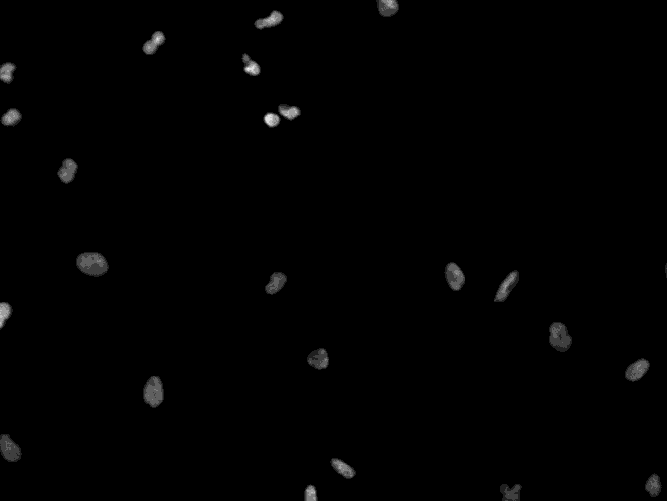
#> input picture Data/data_for_ilastik/idr0028_003003-10_C1.tif, 667 x 501 px
$ jupyter execute --allow-errors counting_objects_with_LLMs.ipynb
#> lines starting #> are read from the running program, lines starting #| are printed output that depends on the picture; after the words box and inside, x2 and y2 are one past the last pixel; in counts of white or black regions, pixels touching at a corner belong together
# Counting objects with LLMs

---
*Introduction to Image Analysis Workshop*

*Stefania Marcotti (stefania.marcotti@crick.ac.uk) and Dave Barry (david.barry@crick.ac.uk)*

*Intro to using LLMs for image analysis*

*CC-BY-SA-4.0 license: creativecommons.org/licenses/by-sa/4.0/*

---

In this notebook, we build on earlier work to show how LLMs can be used to count objects in microscopy images.

Below you will see the code provided by a number of different LLMs when given the following prompt and the idridr0028_003003-10_C1.tif image:

"_Can you write me some concise python code, suitable to put in a single cell in a Jupyter notebook, to count the objects in this image, using libraries such as scikit-image and numpy?_"

## Import libraries

[cell 1]
import matplotlib.pyplot as plt
import numpy as np
from scipy import ndimage as ndi
from skimage import color
from skimage import filters, morphology, segmentation, measure, feature
from skimage import io
from skimage.color import rgb2gray
from skimage.filters import gaussian, threshold_otsu
from skimage.measure import label
from skimage.morphology import opening, disk, remove_small_objects
from skimage.segmentation import watershed

## Open images

To get started with our "counting objects" task, the first thing we need to do is to open an image.

[cell 2]
# read .tif file
img = io.imread('../../Data/data_for_ilastik/idr0028_003003-10_C1.tif')
#> img is the input picture: shape (501, 667) uint16; min 0, max 2082, mean 35.1

[cell 3]
# print image type
print('Image type:', type(img))
#| Image type: <class 'numpy.ndarray'>

[cell 4]
# print image dimensions
print('Image dimensions:', img.shape)
#| Image dimensions: (501, 667)

## Count Objects

### GPT-5.5 Instant

[cell 5]
# Smooth + background subtraction
img_smooth = filters.gaussian(img, sigma=2)
bg = filters.gaussian(img, sigma=20)
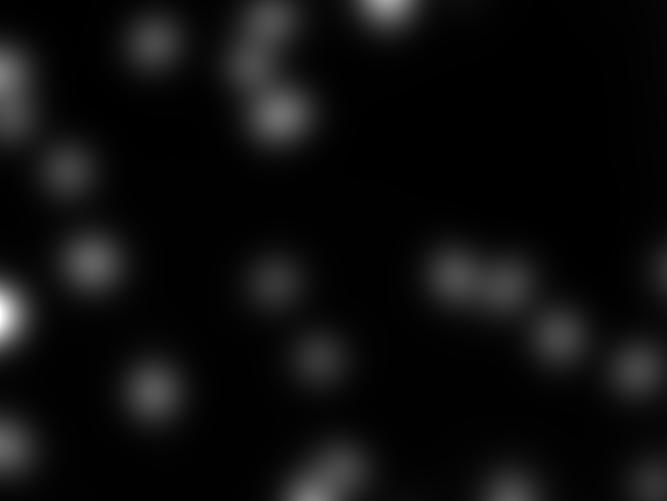
#> bg: shape (501, 667) float64; min 0.000176, max 0.00691, mean 0.000541; drawn with min black and max white
img_corr = img_smooth - bg
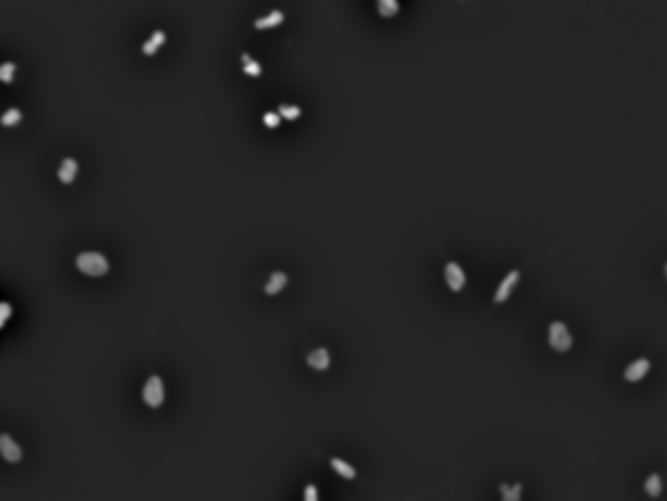
#> img_corr: shape (501, 667) float64; min -0.00399, max 0.0241, mean -5.36e-06; drawn with min black and max white

# Threshold
th = filters.threshold_otsu(img_corr)
#> th = 0.00451
mask = img_corr > th
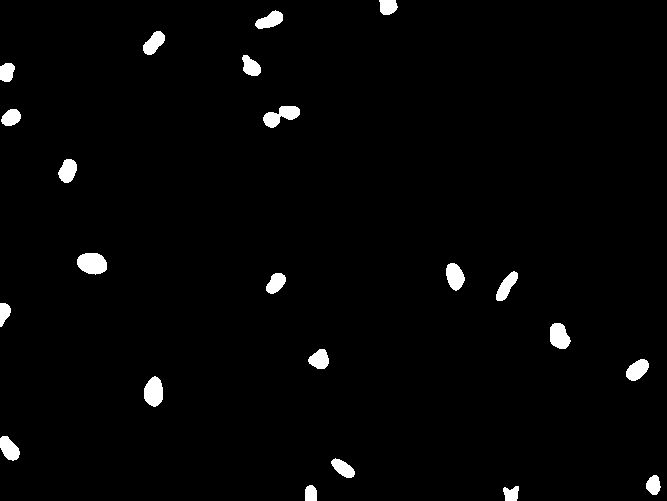
#> mask: shape (501, 667) bool; 2% white; 22 white regions, largest, box (x1, y1, x2, y2) and area: (77, 253, 107, 275) 520, (263, 106, 300, 128) 455, (144, 376, 163, 407) 452

# Clean up
mask = morphology.remove_small_objects(mask, min_size=50)
mask = morphology.remove_small_holes(mask, area_threshold=50)

# Separate touching objects (watershed)
#> (the rest of this cell did not finish here and is left out)

### Claude Opus 4.7

[cell 6]
# Threshold + clean up
binary = img > filters.threshold_otsu(img)
#> binary: shape (501, 667) bool; 2.1% white; 24 white regions (1 under 20 px), largest, box (x1, y1, x2, y2) and area: (76, 252, 108, 276) 577, (143, 376, 163, 407) 473, (549, 322, 571, 351) 445
binary = morphology.remove_small_objects(binary, min_size=50)
#> binary: shape (501, 667) bool; 2.1% white; 23 white regions, largest, box (x1, y1, x2, y2) and area: (76, 252, 108, 276) 577, (143, 376, 163, 407) 473, (549, 322, 571, 351) 444
binary = ndi.binary_fill_holes(binary)

# Label and count
labels = measure.label(binary)
#> labels: shape (501, 667) int32; 24 distinct labels, from 0 to 23
print(f"Number of objects: {labels.max()}")
#| Number of objects: 23

# Quick visual check
fig, ax = plt.subplots(1, 2, figsize=(12, 5))
ax[0].imshow(img, cmap='gray');
ax[0].set_title('Original')
ax[1].imshow(color.label2rgb(labels, bg_label=0));
ax[1].set_title(f'{labels.max()} objects')
for a in ax: a.axis('off')
plt.show()
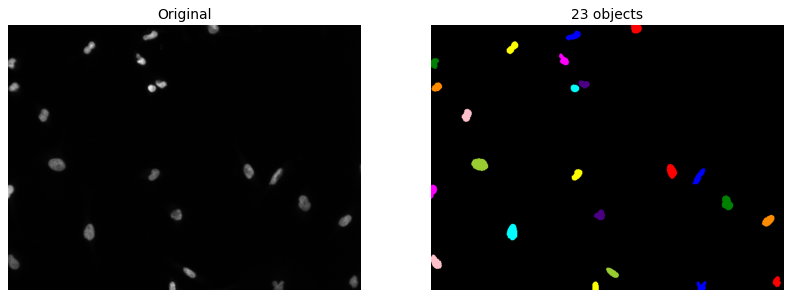
#> figure drawn by matplotlib, 2 panels

### CoPilot Chat (GPT-5)

[cell 7]
# If RGB, convert to grayscale
if img.ndim == 3:
    img = img.mean(axis=2)

# Smooth to reduce noise
img_blur = filters.gaussian(img, sigma=1)

# Threshold (Otsu)
thresh = filters.threshold_otsu(img_blur)
#> thresh = 0.00612
binary = img_blur > thresh
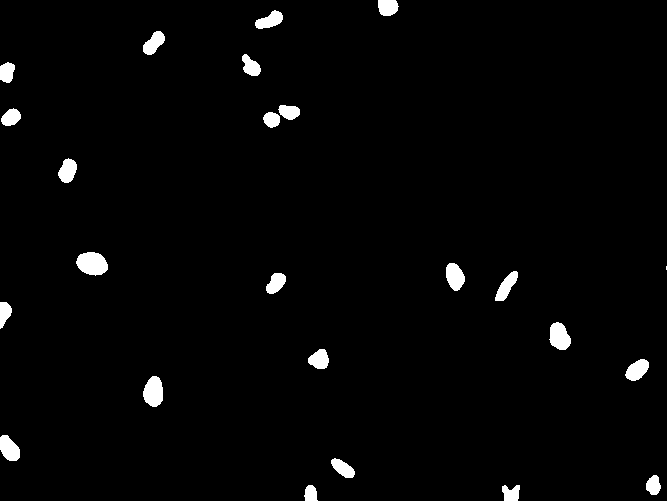
#> binary: shape (501, 667) bool; 2.1% white; 24 white regions (1 under 20 px), largest, box (x1, y1, x2, y2) and area: (76, 252, 108, 276) 577, (143, 376, 163, 407) 479, (549, 322, 571, 350) 448

# Remove small objects (noise)
binary = morphology.remove_small_objects(binary, min_size=50)

# Optional: separate touching objects slightly
binary = morphology.opening(binary, morphology.disk(2))
#> binary: shape (501, 667) bool; 2.1% white; 23 white regions, largest, box (x1, y1, x2, y2) and area: (76, 252, 108, 276) 577, (143, 376, 163, 407) 473, (549, 322, 571, 350) 446

# Label connected regions
labels = measure.label(binary)
#> labels: shape (501, 667) int32; 24 distinct labels, from 0 to 23
count = labels.max()
#> count = 23

print("Object count:", count)
#| Object count: 23

# Visualise
plt.figure(figsize=(10, 5))
plt.subplot(1, 2, 1)
plt.title("Binary")
plt.imshow(binary, cmap='gray')
plt.axis('off')

plt.subplot(1, 2, 2)
plt.title("Labeled")
plt.imshow(labels, cmap='nipy_spectral')
plt.axis('off')

plt.show()

### Mistral Medium 3.5

[cell 8]
# Convert to grayscale if necessary (though the image seems already binary)
gray_image = rgb2gray(img) if img.ndim == 3 else img

# Apply Otsu's thresholding to ensure binary image
thresh = threshold_otsu(gray_image)
#> thresh = 419
binary_image = gray_image > thresh

# Label connected regions
labeled_image = measure.label(binary_image, connectivity=2)
#> labeled_image: shape (501, 667) int32; 25 distinct labels, from 0 to 24

# Count the number of objects
num_objects = np.max(labeled_image)
#> num_objects = 24

print(f"Number of objects: {num_objects}")
#| Number of objects: 24

### Gemini 3

[cell 9]
# 2. Thresholding: Automatically find the cutoff between background and objects
# Using Otsu's method, which handles dark backgrounds well
thresh = filters.threshold_otsu(img)
binary = img > thresh

# 3. Cleanup: Remove tiny noise pixels (artifacts) that aren't real objects
# Adjust 'min_size' if your objects are very small or very large
clean_mask = morphology.remove_small_objects(binary, min_size=5)

# 4. Labeling: Identify distinct clusters of pixels
labels = measure.label(clean_mask)
#> labels: shape (501, 667) int32; 25 distinct labels, from 0 to 24

print(f"Detected {labels.max()} objects in the image.")
#| Detected 24 objects in the image.

# Optional: Visualize the result to verify accuracy

plt.imshow(labels, cmap='nipy_spectral')
plt.show()

## Overall, they do pretty well

But the image they were given is a pretty straightforward one to analyse. What if they were given something more sub-optimal?

[cell 10]
# read .tif file
img = io.imread('../../Data/data_for_ilastik/idr0028_003003-10_C3.tif')
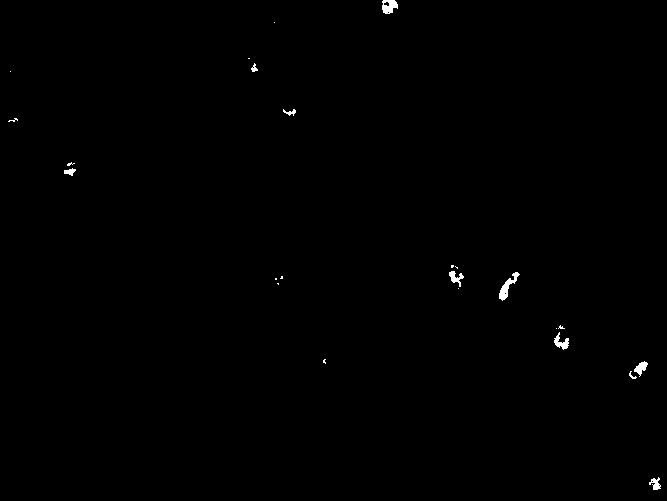
#> input picture Data/data_for_ilastik/idr0028_003003-10_C3.tif, 667 x 501 px
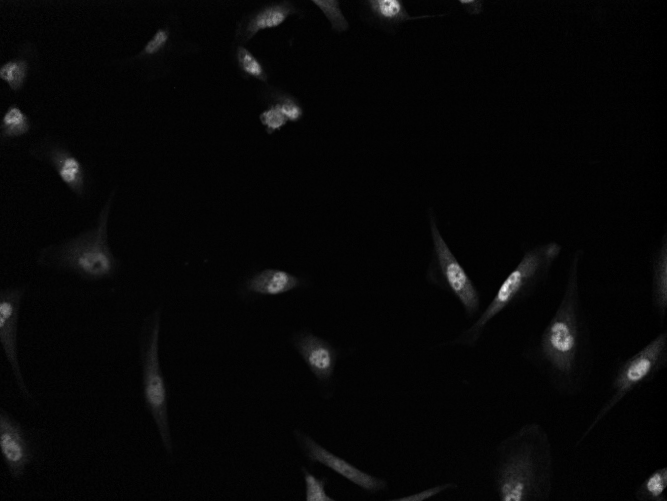
#> img: shape (501, 667) uint16; min 0, max 489, mean 13.7; drawn with min black and max white

### GPT-5.5 Instant

[cell 11]
# Smooth + threshold
img_smooth = gaussian(img, sigma=1)
mask = img_smooth > threshold_otsu(img_smooth)
#> mask: shape (501, 667) bool; 2.8% white; 29 white regions (2 under 20 px), largest, box (x1, y1, x2, y2) and area: (442, 250, 473, 302) 708, (491, 262, 529, 312) 648, (263, 100, 301, 129) 644

# Clean up mask
mask = opening(mask, disk(2))
#> mask: shape (501, 667) bool; 2.8% white; 26 white regions (1 under 20 px), largest, box (x1, y1, x2, y2) and area: (442, 250, 473, 302) 704, (263, 100, 301, 129) 640, (493, 263, 529, 310) 630
mask = remove_small_objects(mask, min_size=50)

# Separate touching objects using watershed
dist = ndi.distance_transform_edt(mask)
local_max = (ndi.maximum_filter(dist, size=15) == dist) & mask
#> local_max: shape (501, 667) bool; 0.02% white in thin lines or dots
markers = label(local_max)
#> markers: shape (501, 667) int32; 31 distinct labels, from 0 to 30
labels = watershed(-dist, markers, mask=mask)
#> labels: shape (501, 667) int32; 31 distinct labels, from 0 to 30

print("Object count:", labels.max())
#| Object count: 30

### Claude Opus 4.7

[cell 12]
# Threshold (Otsu picks a sensible cutoff between background and nuclei)
binary = img > filters.threshold_otsu(img)
#> binary: shape (501, 667) bool; 2.6% white; 48 white regions (23 under 20 px), largest, box (x1, y1, x2, y2) and area: (442, 250, 473, 301) 635, (263, 100, 301, 129) 615, (491, 262, 529, 312) 599

# Clean up: drop specks and fill small holes inside nuclei
binary = morphology.remove_small_objects(binary, min_size=50)
#> binary: shape (501, 667) bool; 2.5% white; 23 white regions, largest, box (x1, y1, x2, y2) and area: (442, 250, 473, 301) 634, (263, 100, 301, 129) 615, (491, 265, 527, 312) 589
binary = morphology.remove_small_holes(binary, area_threshold=50)
#> binary: shape (501, 667) bool; 2.6% white; 23 white regions, largest, box (x1, y1, x2, y2) and area: (442, 250, 473, 301) 649, (263, 100, 301, 129) 616, (491, 265, 527, 312) 589

# Label connected components and count
labels = measure.label(binary)
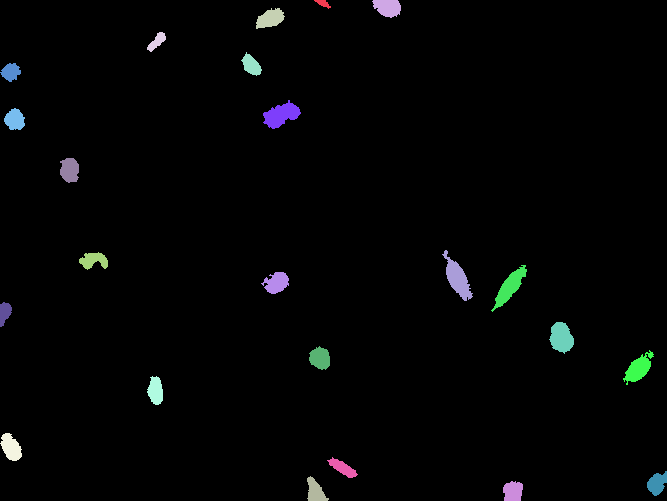
#> labels: shape (501, 667) int32; 24 distinct labels, from 0 to 23; one colour per label, 0 black
n_objects = labels.max()
#> n_objects = 23
print(f"Number of objects: {n_objects}")
#| Number of objects: 23

# Visualize
fig, ax = plt.subplots(1, 3, figsize=(15, 5))
ax[0].imshow(img, cmap='gray');
ax[0].set_title('Original')
ax[1].imshow(binary, cmap='gray');
ax[1].set_title('Binary mask')
ax[2].imshow(labels, cmap='nipy_spectral');
ax[2].set_title(f'{n_objects} objects')
for a in ax: a.axis('off')
plt.show()

### CoPilot Chat (GPT-5)

[cell 13]
# Smooth + threshold
blur = filters.gaussian(img, sigma=1)
th = filters.threshold_otsu(blur)
#> th = 0.00127
bw = blur > th

# Clean up (remove small noise)
bw = morphology.remove_small_objects(bw, min_size=50)
bw = morphology.remove_small_holes(bw, area_threshold=50)

# Label and count objects
labels = measure.label(bw)
#> labels: shape (501, 667) int32; 24 distinct labels, from 0 to 23
count = labels.max()

print(f"Object count: {count}")
#| Object count: 23

# Optional: visualize
plt.figure(figsize=(10, 4))
plt.subplot(1, 2, 1);
plt.imshow(img, cmap='gray');
plt.axis('off');
plt.title('Original')
plt.subplot(1, 2, 2);
plt.imshow(labels, cmap='nipy_spectral');
plt.axis('off');
plt.title(f'Labeled ({count})')
plt.show()

### Mistral Medium 3.5

[cell 14]
# Convert to grayscale if necessary
gray_image = rgb2gray(img) if img.ndim == 3 else img

# Apply thresholding to create a binary image
threshold_value = filters.threshold_otsu(gray_image)
#> threshold_value = 88
binary_image = gray_image > threshold_value

# Label connected components
labeled_image = measure.label(binary_image)
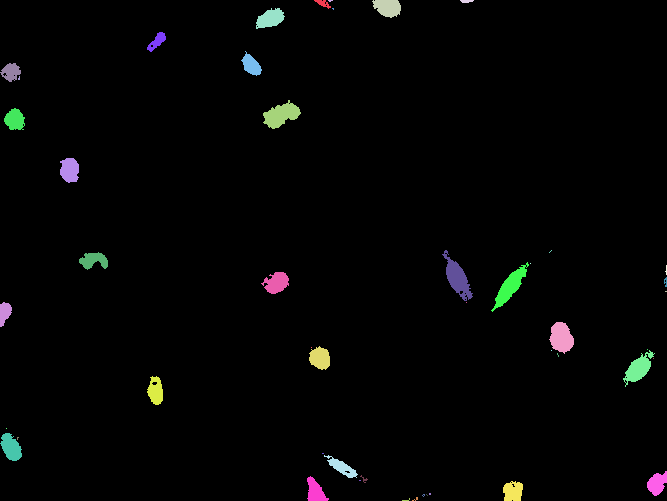
#> labeled_image: shape (501, 667) int32; 49 distinct labels, from 0 to 48; one colour per label, 0 black

# Count the number of objects
num_objects = np.max(labeled_image)
#> num_objects = 48

print(f"Number of objects: {num_objects}")
#| Number of objects: 48

### Gemini 3

[cell 15]
# 2. Thresholding to create a binary mask
# Using Otsu's method to separate objects from the background
thresh = filters.threshold_otsu(img)
#> thresh = 88
binary = img > thresh

# 3. Optional: Remove tiny noise/artifacts (min_size is in pixels)
cleaned = morphology.remove_small_objects(binary, min_size=5)
#> cleaned: shape (501, 667) bool; 2.6% white; 31 white regions (6 under 20 px), largest, box (x1, y1, x2, y2) and area: (442, 250, 473, 301) 634, (263, 100, 301, 129) 615, (491, 262, 529, 312) 598

# 4. Label connected components and count
labels, count = measure.label(cleaned, return_num=True)
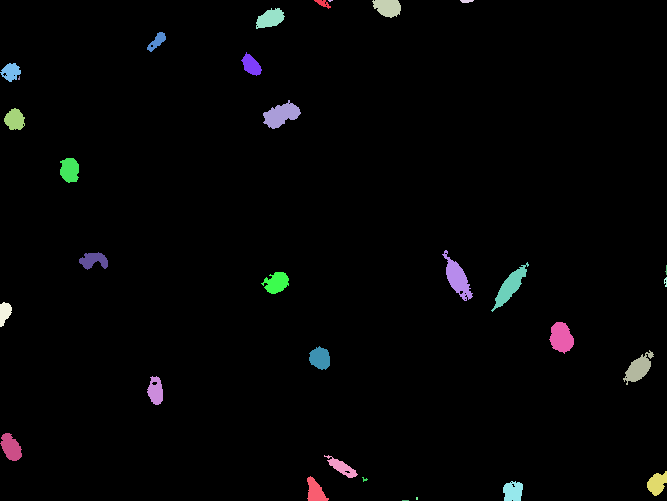
#> labels: shape (501, 667) int32; 32 distinct labels, from 0 to 31; one colour per label, 0 black
#> count = 31

print(f"Detected {count} objects in the image.")
#| Detected 31 objects in the image.
